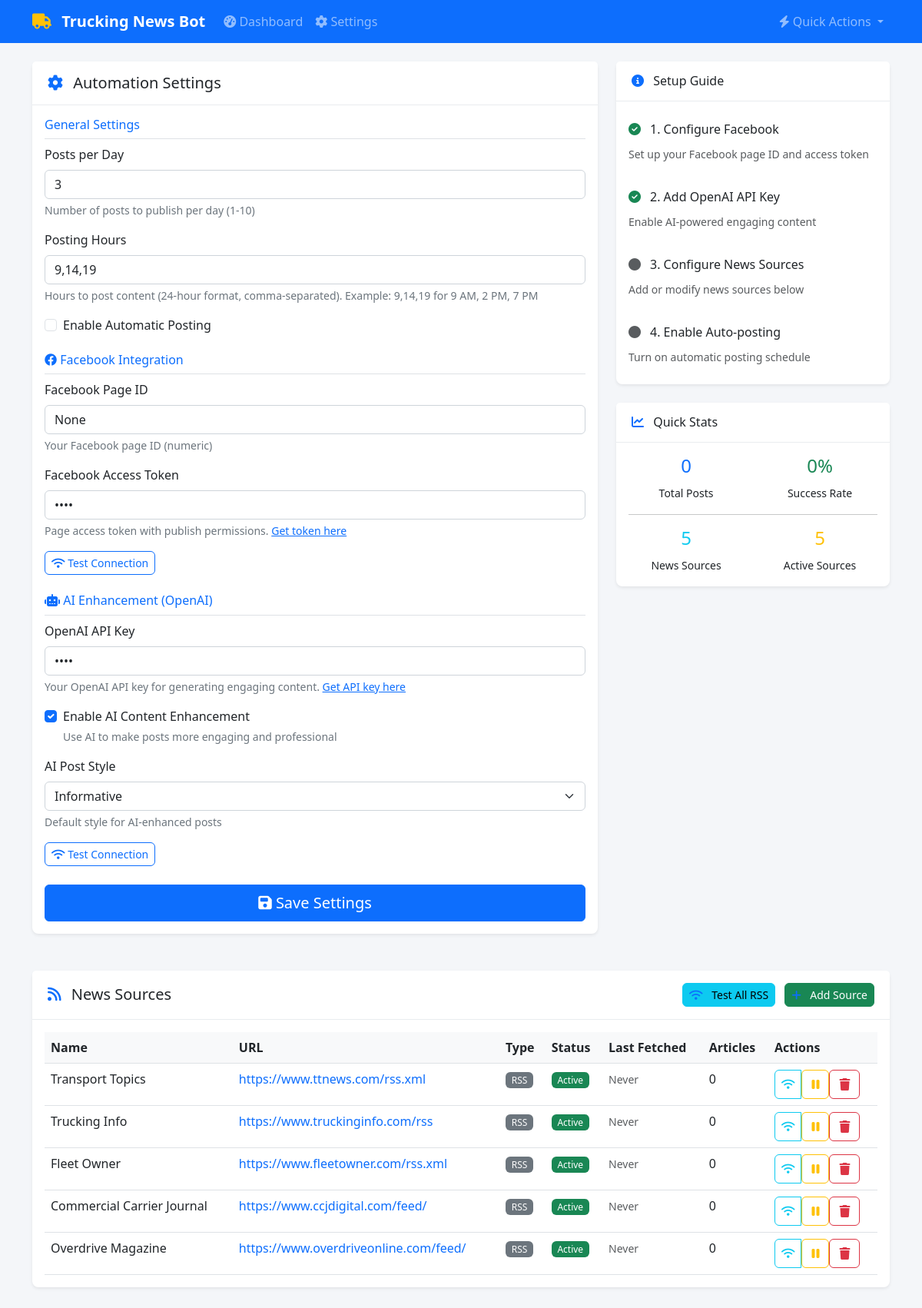
The page /settings on the database its author committed.
### models.py (models this page shows, shortened)
class Settings(db.Model):
    __tablename__ = 'settings'
    id = db.Column(db.Integer, primary_key=True)
    posts_per_day = db.Column(db.Integer, default=3)
    facebook_page_id = db.Column(db.String(100), nullable=True)
    facebook_access_token = db.Column(db.Text, nullable=True)
    posting_hours = db.Column(db.String(50), default='9,14,19')  # Default: 9 AM, 2 PM, 7 PM
    enabled = db.Column(db.Boolean, default=True)
    openai_api_key = db.Column(db.Text, nullable=True)
    ai_enhancement_enabled = db.Column(db.Boolean, default=True)
    ai_post_style = db.Column(db.String(50), default='informative')  # informative, motivational, question, tip
    last_updated = db.Column(db.DateTime, default=lambda: datetime.now(timezone.utc), onupdate=lambda: datetime.now(timezone.utc))
    facebook_app_id = db.Column(db.String(100), nullable=True)
    facebook_app_secret = db.Column(db.Text, nullable=True)
    facebook_token_expires_at = db.Column(db.DateTime, nullable=True)
    facebook_token_last_renewed = db.Column(db.DateTime, nullable=True)
    facebook_token_auto_renew = db.Column(db.Boolean, default=True)

class NewsSource(db.Model):
    __tablename__ = 'news_sources'
    id = db.Column(db.Integer, primary_key=True)
    name = db.Column(db.String(200), nullable=False)
    url = db.Column(db.String(1000), nullable=False)
    type = db.Column(db.String(20), default='rss')  # rss, website, api
    enabled = db.Column(db.Boolean, default=True)
    last_fetched = db.Column(db.DateTime, nullable=True)
    total_articles_fetched = db.Column(db.Integer, default=0)
    created_at = db.Column(db.DateTime, default=lambda: datetime.now(timezone.utc))

### app.py (the view, shortened to what this page needs)
@app.route('/settings', methods=['GET', 'POST'])
def settings():
    settings_obj = Settings.query.first()
    if not settings_obj:
        settings_obj = Settings()
        db.session.add(settings_obj)
        db.session.commit()
    news_sources = NewsSource.query.all()
    return render_template('settings.html', settings=settings_obj, news_sources=news_sources)

### templates/settings.html (shortened to what this page needs)
{% extends "base.html" %}
{% block content %}
<div class="row">
    <div class="col-lg-8">
        <div class="card">
            <div class="card-header">
                <h5><i class="fas fa-cog"></i> Automation Settings</h5>
            </div>
            <div class="card-body">
                <form method="POST">
                    <div class="mb-4">
                        <h6 class="text-primary border-bottom pb-2">General Settings</h6>
                        <div class="mb-3">
                            <label for="posts_per_day" class="form-label">Posts per Day</label>
                            <input type="number" class="form-control" id="posts_per_day" name="posts_per_day"
                                   value="{{ settings.posts_per_day }}" min="1" max="10">
                            <div class="form-text">Number of posts to publish per day (1-10)</div>
                        </div>
                        <div class="mb-3">
                            <label for="posting_hours" class="form-label">Posting Hours</label>
                            <input type="text" class="form-control" id="posting_hours" name="posting_hours"
                                   value="{{ settings.posting_hours }}" placeholder="9,14,19">
                            <div class="form-text">Hours to post content (24-hour format, comma-separated). Example: 9,14,19 for 9 AM, 2 PM, 7 PM</div>
                        </div>
                        <div class="form-check">
                            <input class="form-check-input" type="checkbox" id="enabled" name="enabled"
                                   {{ 'checked' if settings.enabled }}>
                            <label class="form-check-label" for="enabled">
                                Enable Automatic Posting
                            </label>
                        </div>
                    </div>
                    <div class="mb-4">
                        <h6 class="text-primary border-bottom pb-2">
                            <i class="fab fa-facebook"></i> Facebook Integration
                        </h6>
                        <div class="mb-3">
                            <label for="facebook_page_id" class="form-label">Facebook Page ID</label>
                            <input type="text" class="form-control" id="facebook_page_id" name="facebook_page_id"
                                   value="{{ settings.facebook_page_id }}" placeholder="123456789012345">
                            <div class="form-text">Your Facebook page ID (numeric)</div>
                        </div>
                        <div class="mb-3">
                            <label for="facebook_access_token" class="form-label">Facebook Access Token</label>
                            <input type="password" class="form-control" id="facebook_access_token" name="facebook_access_token"
                                   value="{{ settings.facebook_access_token }}" placeholder="Your page access token">
                            <div class="form-text">
                                Page access token with publish permissions.
                                <a href="https://developers.facebook.com/tools/explorer/" target="_blank">Get token here</a>
                            </div>
                        </div>
                        <button type="button" class="btn btn-outline-primary btn-sm" onclick="testFacebookConnection()">
                            <i class="fas fa-wifi"></i> Test Connection
                        </button>
                    </div>
                    <div class="mb-4">
                        <h6 class="text-primary border-bottom pb-2">
                            <i class="fas fa-robot"></i> AI Enhancement (OpenAI)
                        </h6>
                        <div class="mb-3">
                            <label for="openai_api_key" class="form-label">OpenAI API Key</label>
                            <input type="password" class="form-control" id="openai_api_key" name="openai_api_key"
                                   value="{{ settings.openai_api_key }}" placeholder="sk-...">
                            <div class="form-text">
                                Your OpenAI API key for generating engaging content.
                                <a href="https://platform.openai.com/api-keys" target="_blank">Get API key here</a>
                            </div>
                        </div>
                        <div class="form-check mb-3">
                            <input class="form-check-input" type="checkbox" id="ai_enhancement_enabled" name="ai_enhancement_enabled"
                                   {{ 'checked' if settings.ai_enhancement_enabled }}>
                            <label class="form-check-label" for="ai_enhancement_enabled">
                                Enable AI Content Enhancement
                            </label>
                            <div class="form-text">Use AI to make posts more engaging and professional</div>
                        </div>
                        <div class="mb-3">
                            <label for="ai_post_style" class="form-label">AI Post Style</label>
                            <select class="form-select" id="ai_post_style" name="ai_post_style">
                                <option value="informative" {{ 'selected' if settings.ai_post_style == 'informative' }}>Informative</option>
                            </select>
                            <div class="form-text">Default style for AI-enhanced posts</div>
                        </div>
                        <button type="button" class="btn btn-outline-primary btn-sm" onclick="testOpenAIConnection()">
                            <i class="fas fa-wifi"></i> Test Connection
                        </button>
                    </div>
                    <div class="d-grid">
                        <button type="submit" class="btn btn-primary btn-lg">
                            <i class="fas fa-save"></i> Save Settings
                        </button>
                    </div>
                </form>
            </div>
        </div>
    </div>
    <div class="col-lg-4">
        <div class="card mb-4">
            <div class="card-header">
                <h6><i class="fas fa-info-circle"></i> Setup Guide</h6>
            </div>
            <div class="card-body">
                <div class="setup-step">
                    <div class="d-flex align-items-center mb-2">
                        <i class="fas fa-check-circle text-success me-2" id="step1-icon"></i>
                        <span>1. Configure Facebook</span>
                    </div>
                    <small class="text-muted">Set up your Facebook page ID and access token</small>
                </div>
                <div class="setup-step mt-3">
                    <div class="d-flex align-items-center mb-2">
                        <i class="fas fa-circle text-muted me-2" id="step2-icon"></i>
                        <span>2. Add OpenAI API Key</span>
                    </div>
                    <small class="text-muted">Enable AI-powered engaging content</small>
                </div>
                <div class="setup-step mt-3">
                    <div class="d-flex align-items-center mb-2">
                        <i class="fas fa-circle text-muted me-2" id="step3-icon"></i>
                        <span>3. Configure News Sources</span>
                    </div>
                    <small class="text-muted">Add or modify news sources below</small>
                </div>
                <div class="setup-step mt-3">
                    <div class="d-flex align-items-center mb-2">
                        <i class="fas fa-circle text-muted me-2" id="step4-icon"></i>
                        <span>4. Enable Auto-posting</span>
                    </div>
                    <small class="text-muted">Turn on automatic posting schedule</small>
                </div>
            </div>
        </div>
        <div class="card">
            <div class="card-header">
                <h6><i class="fas fa-chart-line"></i> Quick Stats</h6>
            </div>
            <div class="card-body">
                <div class="row text-center">
                    <div class="col-6">
                        <h4 class="text-primary" id="totalPosts">-</h4>
                        <small>Total Posts</small>
                    </div>
                    <div class="col-6">
                        <h4 class="text-success" id="successRate">-</h4>
                        <small>Success Rate</small>
                    </div>
                </div>
                <hr>
                <div class="row text-center">
                    <div class="col-6">
                        <h4 class="text-info" id="totalSources">{{ news_sources|length }}</h4>
                        <small>News Sources</small>
                    </div>
                    <div class="col-6">
                        <h4 class="text-warning" id="activeSources">{{ news_sources|selectattr('enabled')|list|length }}</h4>
                        <small>Active Sources</small>
                    </div>
                </div>
            </div>
        </div>
    </div>
</div>
<div class="row mt-4">
    <div class="col-12">
        <div class="card">
            <div class="card-header d-flex justify-content-between align-items-center">
                <h5><i class="fas fa-rss"></i> News Sources</h5>
                <div>
                    <button type="button" class="btn btn-info btn-sm me-2" onclick="testAllRSS()">
                        <i class="fas fa-wifi"></i> Test All RSS
                    </button>
                    <button type="button" class="btn btn-success btn-sm" data-bs-toggle="modal" data-bs-target="#addSourceModal">
                        <i class="fas fa-plus"></i> Add Source
                    </button>
                </div>
            </div>
            <div class="card-body">
                {% if news_sources %}
                    <div class="table-responsive">
                        <table class="table table-hover">
                            <thead>
                                <tr>
                                    <th>Name</th>
                                    <th>URL</th>
                                    <th>Type</th>
                                    <th>Status</th>
                                    <th>Last Fetched</th>
                                    <th>Articles</th>
                                    <th>Actions</th>
                                </tr>
                            </thead>
                            <tbody>
                                {% for source in news_sources %}
                                <tr>
                                    <td>{{ source.name }}</td>
                                    <td>
                                        <a href="{{ source.url }}" target="_blank" class="text-decoration-none">
                                            {{ source.url[:50] }}{% if source.url|length > 50 %}...{% endif %}
                                        </a>
                                    </td>
                                    <td>
                                        <span class="badge bg-secondary">{{ source.type.upper() }}</span>
                                    </td>
                                    <td>
                                        <span class="badge bg-{{ 'success' if source.enabled else 'danger' }}">
                                            {{ 'Active' if source.enabled else 'Inactive' }}
                                        </span>
                                    </td>
                                    <td>
                                        {% if source.last_fetched %}
                                            <small>{{ source.last_fetched.strftime('%m/%d %H:%M') }}</small>
                                        {% else %}
                                            <small class="text-muted">Never</small>
                                        {% endif %}
                                    </td>
                                    <td>{{ source.total_articles_fetched }}</td>
                                    <td>
                                        <div class="btn-group btn-group-sm" role="group">
                                            <button type="button" class="btn btn-outline-info"
                                                    onclick="testRSSFeed({{ source.id }})"
                                                    data-bs-toggle="tooltip" title="Test RSS Feed">
                                                <i class="fas fa-wifi"></i>
                                            </button>
                                            <form method="POST" action="{{ url_for('toggle_news_source', source_id=source.id) }}" class="d-inline">
                                                <button type="submit" class="btn btn-outline-{{ 'warning' if source.enabled else 'success' }}"
                                                        data-bs-toggle="tooltip" title="{{ 'Disable' if source.enabled else 'Enable' }}">
                                                    <i class="fas {{ 'fa-pause' if source.enabled else 'fa-play' }}"></i>
                                                </button>
                                            </form>
                                            <form method="POST" action="{{ url_for('delete_news_source', source_id=source.id) }}"
                                                  class="d-inline" onsubmit="return confirm('Are you sure you want to delete this source?')">
                                                <button type="submit" class="btn btn-outline-danger" data-bs-toggle="tooltip" title="Delete">
                                                    <i class="fas fa-trash"></i>
                                                </button>
                                            </form>
                                        </div>
                                    </td>
                                </tr>
                                {% endfor %}
                            </tbody>
                        </table>
                    </div>
                {% else %}
                    <div class="text-center text-muted py-4">
                        <i class="fas fa-rss fa-3x mb-3"></i>
                        <p>No news sources configured. Add some sources to start fetching content!</p>
                    </div>
                {% endif %}
            </div>
        </div>
    </div>
</div>
{% endblock %}

### rows shown on the page
Settings: posts_per_day "3", posting_hours "9,14,19", facebook_page_id "None"
NewsSource: name "Transport Topics", url "https://www.ttnews.com/rss.xml", type "RSS", enabled "Active", shows "Never", total_articles_fetched "0"
NewsSource: name "Trucking Info", url "https://www.truckinginfo.com/rss", type "RSS", enabled "Active", shows "Never", total_articles_fetched "0"
NewsSource: name "Fleet Owner", url "https://www.fleetowner.com/rss.xml", type "RSS", enabled "Active", shows "Never", total_articles_fetched "0"
NewsSource: name "Commercial Carrier Journal", url "https://www.ccjdigital.com/feed/", type "RSS", enabled "Active", shows "Never", total_articles_fetched "0"
NewsSource: name "Overdrive Magazine", url "https://www.overdriveonline.com/feed/", type "RSS", enabled "Active", shows "Never", total_articles_fetched "0"

### other values the page prints
{{ news_sources|length }} "5"
{{ news_sources|selectattr('enabled')|list|length }} "5"
